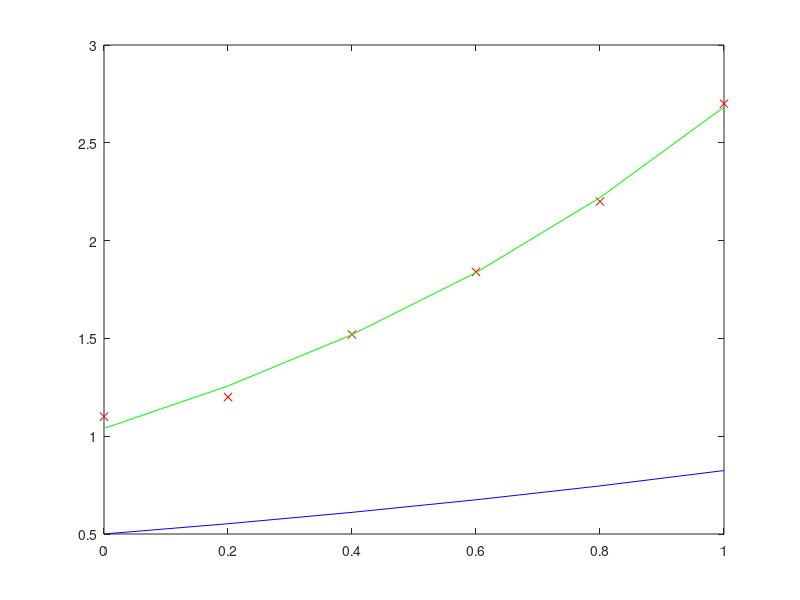

MATLAB code for this plot: (Note: this script raises an error after producing the figure.)
clear; close all; clc;
x=0:0.2:1;
y=[1.1 1.2 1.52 1.84 2.2 2.7];
FitFunc=@(a,x) a(1)*exp(a(2)*x);
LeastSquare=@(a,x,y) sum((y-FitFunc(a,x)).^2);
a0=[0.5,0.5];
figure
plot(x,y,'rx');
hold on
plot(x,FitFunc(a0,x),'b-');

aopt=fminsearch(@(a) LeastSquare(a,x,y),a0);
plot(x,FitFunc(aopt,x),'g-');
hold off
% how to plot fitfunc with this fit function in every iteration

%% Function "fit"
clear; close all; clc;
x=linspace(0,10,1000)';
y=x.^2+10*(rand(size(x))-0.5); % the extra terms are noise

[f,gof]=fit(x,y,'poly2') %f for the fit and gof for the goodness of fitting

plot(f,x,y);

%%
clear; close all; clc;
[X,Y]=ndgrid(linspace(0,10,20));
Z=X.^2+Y.^2+50*(rand(size(X))-0.5);
scatter3(X,Y,Z);

f=fit([X(:),Y(:)],Z(:),'poly23');

plot(f,[X(:),Y(:)],Z(:))

%%
clear; clc; close all;

x=(0:0.01:2)';
p=randi(10,4,1)
y=MyFit(x,p(1),p(2),p(3),p(4));
y=y+max(abs(y))/50*(rand(size(x))-0.5);
plot(x,y,'rx');
ft=fittype(@(a,b,c,d,x) MyFit(x,a,b,c,d));
[f,gof]=fit(x,y,ft,'StartPoint',p+0.1*(rand(size(p))-0.5)) %[1,2,3,4]
plot(f,x,y)

%%
%{
1,1
3,2
4,5
Create towo array variables x,y and sotre the correspondin
values in them
plot thesse points
Try to fit a straight line to these ponts by using 
polyfit, fit or whatever value we can think of
%}
x=[1 3 4]'
y=[1 2 5]'
plot(x,y,'bx')
f=fit(x,y,'poly1')
plot(f,x,y,'b.')

%%
clear; clc; close all;
x=[1,3,4];
y=[1,2,5];
polyfit(x,y,1)

%%
clear; close all; clc;
fplot(@(x) sin(tan(x)));
func=@(x) sin(tan(x));
x1=1.8;
x2=1.9;
chk=min(abs(func(x1)),abs(func(x2)))
while abs(chk)>1E-10
    f1=func(x1);
    f2=func(x2);
    xnew=x1-f1*(x2-x1)/(f2-f1);
    chk=func(xnew);
    if sign(chk)==sign(f1)
        x1=xnew;
    elseif sign(chk)==sign(f2)
        x2=xnew;
    elseif chk==0
        disp([xnew,chk]);
        break;
    end
end
disp([xnew,chk])
hold on
plot(xnew,chk,'rx')
hold off

%%
clear; close all; clc;
f=@(x) sin(tan(x));
df=@(x) sec(x)^2*cos(tan(x));
x0=1.9;
xe=x0-f(x0)/df(x0);
while abs(x0-xe)>1E-10
    x0=xe;
    xe=x0-f(x0)/df(x0);
end
disp([xe,f(xe)])

%%
clear; close all; clc;
syms f(x) %because by default matlab works with numbers
f=@(x) sin(tan(x))
df=diff(f,x)

syms f x
f=symfun(sin(tan(x)),[x]) %another way of creating a
%symbolic function
df=diff(f,x)

%%
clear; close all; clc;
f=@(x) sin(tan(x));
fzero(f,1.9) %the solution here strongly depends on 
%the starting value

%%
clear; close all; clc;
x0=[1;2;3];
opts=optimset('Display','iter','TolFun',1E-13);%optimization settings
%set display to iter
[x,fval]=fsolve(@ToBeSolved,x0,opts)

%%
clear; close all; clc;
syms x y a
[solx,soly]=solve(x^2*y^2==0,x-y/2==a) %you need two equals signs
%[solx,soly]=solve([x^2*y^2==0,x-y/2==a],[x,a])

%%
syms u v a
s=solve(u^2-v^2==a^2,u+v==1,a^2-2*a==3)
s.a
s.a(1)